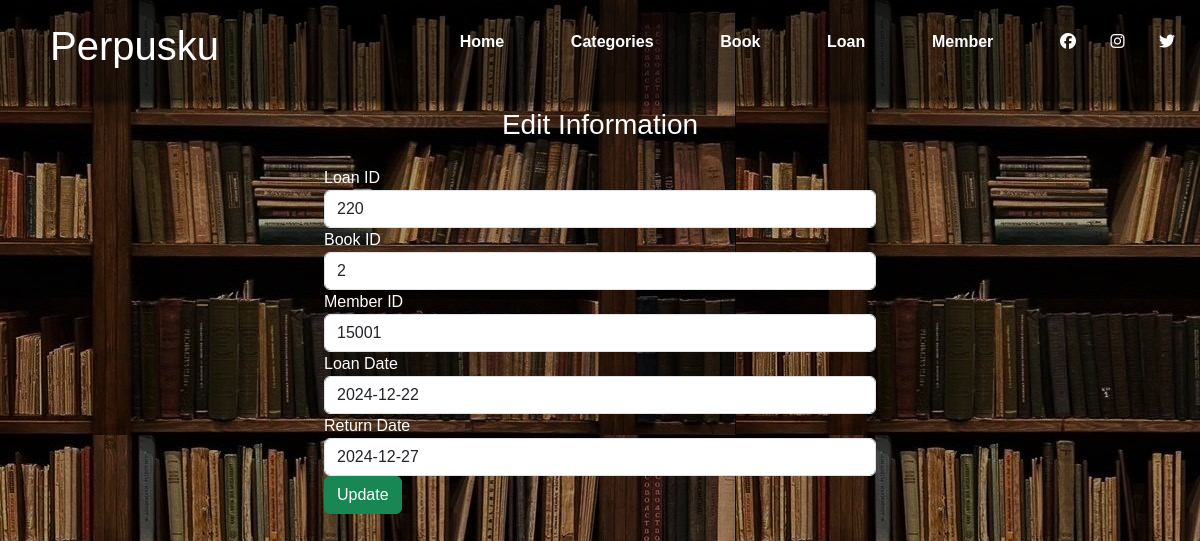
Screenshot of /edit_loan.php?id=220 with the database file from the repository.
### tables this page shows
CREATE TABLE `loans` (
  `Loan_id` int(11) NOT NULL,
  `Book_id` int(11) DEFAULT NULL,
  `Member_id` int(11) DEFAULT NULL,
  `Loan_date` date DEFAULT NULL,
  `Return_date` date DEFAULT NULL
);

### edit_loan.php (the view, shortened to what this page needs)
<?php
include "db_conn.php";
$Loan_id = $_GET['id'];
?>
<!DOCTYPE html>
<html lang="en">
<head>
    <link href="https://cdn.jsdelivr.net/npm/bootstrap@5.3.3/dist/css/bootstrap.min.css" rel="stylesheet">
    <link rel="stylesheet" href="styles.css">
    <link rel="stylesheet" href="https://cdnjs.cloudflare.com/ajax/libs/font-awesome/6.7.2/css/all.min.css" />
</head>
<body style="background: url(assets/img/library2.jpg)">
    <nav>
        <div class="logo"><h1>Perpusku</h1></div>
        <ul>
            <li><a href="index.php">Home</a></li>
            <li><a href="category.php">Categories</a></li>
            <li><a href="book.php">Book</a></li>
            <li><a href="loan.php">Loan</a></li>
            <li><a href="member.php">Member </a></li>
            <li>
                <a href="#"><i class="fab fa-facebook"></i></a>
                <a href="#"><i class="fab fa-instagram"></i></a>
                <a href="#"><i class="fab fa-twitter"></i></a>
            </li>
        </ul>
    </nav>
    <div class="container" style="width:50vw; min-width:300px; font-family:'Segoe UI', Tahoma, Geneva, Verdana, sans-serif; color: #ffff; padding-top: 88px;">
        <div class="text-center mb-4">
            <h3 style="padding-top: 20px; font-family:Arial, Helvetica, sans-serif; font-weight: 300;">Edit Information</h3>
        </div>
        <?php
        $sql     = "SELECT * FROM `loans` WHERE Loan_id = $Loan_id";
        $result  = mysqli_query($conn, $sql);
        $row     = mysqli_fetch_assoc($result);
        ?>
        <div class="container d-flex justify-content-center">
            <form action="" method="post">
                <div class="row">
                    <div>
                        <label class="form-label" style="height: 2px;">Loan ID</label>
                        <input type="number" class="form-control" name="Loan_id"
                        value="<?php echo $row['Loan_id'] ?>">
                    </div>
                    <div>
                        <label class="form-label" style="height: 2px;">Book ID</label>
                        <input type="text" class="form-control" name="Book_id"
                        value="<?php echo $row['Book_id'] ?>">
                    </div>
                    <div>
                        <label class="form-label" style="height: 2px;">Member ID</label>
                        <input type="text" class="form-control" name="Member_id"
                        value="<?php echo $row['Member_id'] ?>">
                    </div>
                    <div>
                        <label class="form-label" style="height: 2px;">Loan Date</label>
                        <input type="text" class="form-control" name="Loan_date"
                        value="<?php echo $row['Loan_date'] ?>">
                    </div>
                    <div>
                        <label class="form-label" style="height: 2px;">Return Date</label>
                        <input type="text" class="form-control" name="Return_date"
                        value="<?php echo $row['Return_date'] ?>">
                    </div>
                </div>
                <div>
                    <button type="submit" class="btn btn-success" name="submit">Update</button>
                </div>
            </form>
        </div>
    </div>
</body>
</html>

### styles.css (style rules this page uses)
* { margin: 0; padding: 0; font-family: Arial, sans-serif; }
body { background-size: cover; height: 100vh; width: 100%; background-position: center; }
nav { width: 100%; height: 100px; display: flex; justify-content: space-between; align-items: center; position: fixed; z-index: 99; box-shadow: 0 0 10px #000; background: rgba(0, 0, 0, 0.5); }
i { color: white; cursor: pointer; padding-right: 20px; }
nav .logo { flex: 1; color: #fff; margin-left: 50px; text-decoration: uppercase; font-size: 25px; font-family: Impact, Haettenschweiler, 'Arial Narrow Bold', sans-serif; }
nav ul { flex: 2; display: flex; justify-content: space-between; align-items: center; }
nav ul li { list-style: none; line-height: 50px; }
nav ul li a { text-decoration: none; color: #fff; font-weight: 600; text-decoration: uppercase; padding: 7px 5px; }

### rows the page displays
loans: Loan_id "220", Book_id "2", Member_id "15001", Loan_date "2024-12-22", Return_date "2024-12-27"
